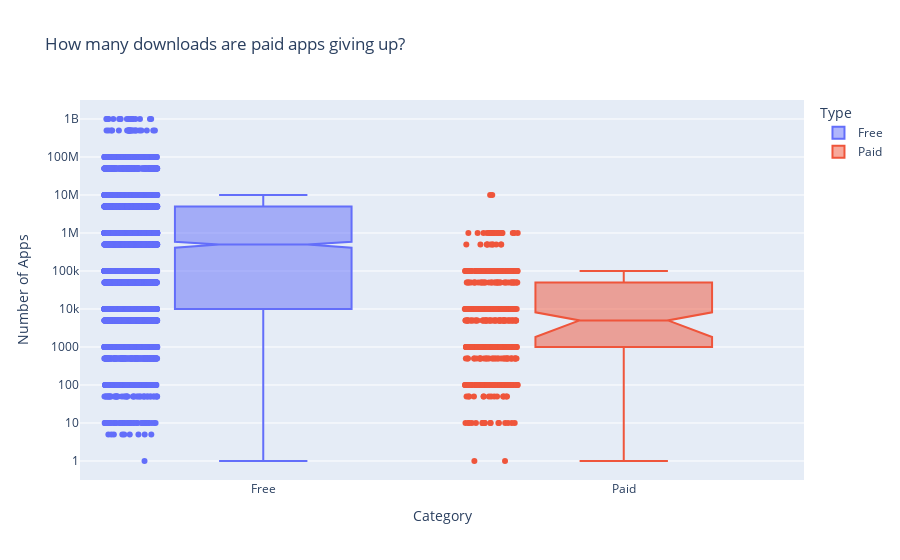

The code cell stored with this chart in its notebook:
### Markdown cell above
# Plotly Box Plots: Lost Downloads for Paid Apps

**Challenge**: Create a box plot that shows the number of Installs for free versus paid apps. How does the median number of installations compare? Is the difference large or small?

Use the [Box Plots Guide](https://plotly.com/python/box-plots/) and the [.box API reference](https://plotly.com/python-api-reference/generated/plotly.express.box.html) to create the following chart. 

<img src=https://imgur.com/uVsECT3.png>

### Code cell
box = px.box(df_apps_clean,x="Type",y="Installs",color="Type",points="all",notched=True,hover_name="Category",
             title="How many downloads are paid apps giving up?",)
box.update_layout(xaxis_title="Category",
    yaxis_title="Number of Apps",
    yaxis=dict(type="log"),)
box

### Figure 1 — Plotly figure (JSON) as saved in the notebook; plotly's stock layout.template omitted (floating-point values rounded to 4 significant figures; data arrays with more than 128 entries replaced by an {"elided": "..."} marker saying what was removed)
{"data": [{"alignmentgroup": "True", "boxpoints": "all", "hovertemplate": "<b>%{hovertext}</b><br><br>Type=%{x}<br>Installs=%{y}<extra></extra>", "hovertext": {"elided": "7593 str values"}, "legendgroup": "Free", "marker": {"color": "#636efa"}, "name": "Free", "notched": true, "offsetgroup": "Free", "orientation": "v", "showlegend": true, "type": "box", "x": {"elided": "7593 str values"}, "x0": " ", "xaxis": "x", "y": {"elided": "7593 int values"}, "y0": " ", "yaxis": "y"}, {"alignmentgroup": "True", "boxpoints": "all", "hovertemplate": "<b>%{hovertext}</b><br><br>Type=%{x}<br>Installs=%{y}<extra></extra>", "hovertext": {"elided": "588 str values"}, "legendgroup": "Paid", "marker": {"color": "#EF553B"}, "name": "Paid", "notched": true, "offsetgroup": "Paid", "orientation": "v", "showlegend": true, "type": "box", "x": {"elided": "588 str values"}, "x0": " ", "xaxis": "x", "y": {"elided": "588 int values"}, "y0": " ", "yaxis": "y"}], "layout": {"boxmode": "overlay", "legend": {"title": {"text": "Type"}, "tracegroupgap": 0}, "title": {"text": "How many downloads are paid apps giving up?"}, "xaxis": {"anchor": "y", "categoryarray": ["Free", "Paid"], "categoryorder": "array", "domain": [0, 1], "title": {"text": "Category"}}, "yaxis": {"anchor": "x", "domain": [0, 1], "title": {"text": "Number of Apps"}, "type": "log"}}}
